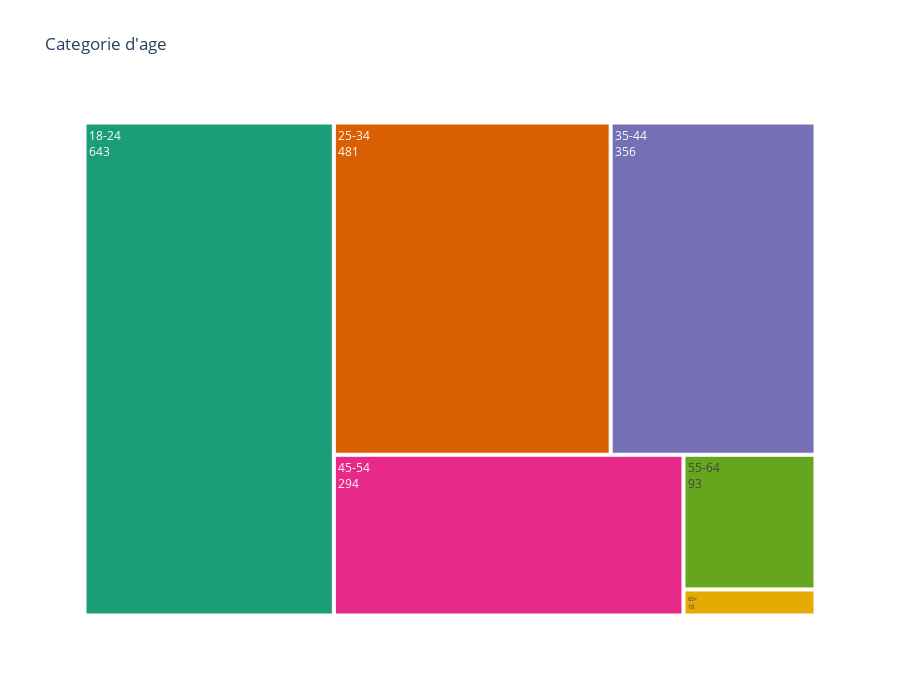

The notebook cell saved with this chart:
### Code cell
plot_treemap(Age, 'Age', "Categorie d'age")

### Figure 1 — Plotly figure (JSON) as saved in the notebook; plotly's stock layout.template omitted (floating-point values rounded to 4 significant figures)
{"data": [{"branchvalues": "total", "domain": {"x": [0, 1], "y": [0, 1]}, "hovertemplate": "labels=%{label}<br>Categorie d'age=%{value}<br>parent=%{parent}<br>id=%{id}<extra></extra>", "ids": ["18-24", "25-34", "35-44", "45-54", "55-64", "65+"], "labels": ["18-24", "25-34", "35-44", "45-54", "55-64", "65+"], "name": "", "parents": ["", "", "", "", "", ""], "textinfo": "label+text+value", "type": "treemap", "values": [643, 481, 356, 294, 93, 18]}], "layout": {"height": 700, "legend": {"tracegroupgap": 0}, "title": {"text": "Categorie d'age"}, "treemapcolorway": ["rgb(27,158,119)", "rgb(217,95,2)", "rgb(117,112,179)", "rgb(231,41,138)", "rgb(102,166,30)", "rgb(230,171,2)", "rgb(166,118,29)", "rgb(102,102,102)"]}}
